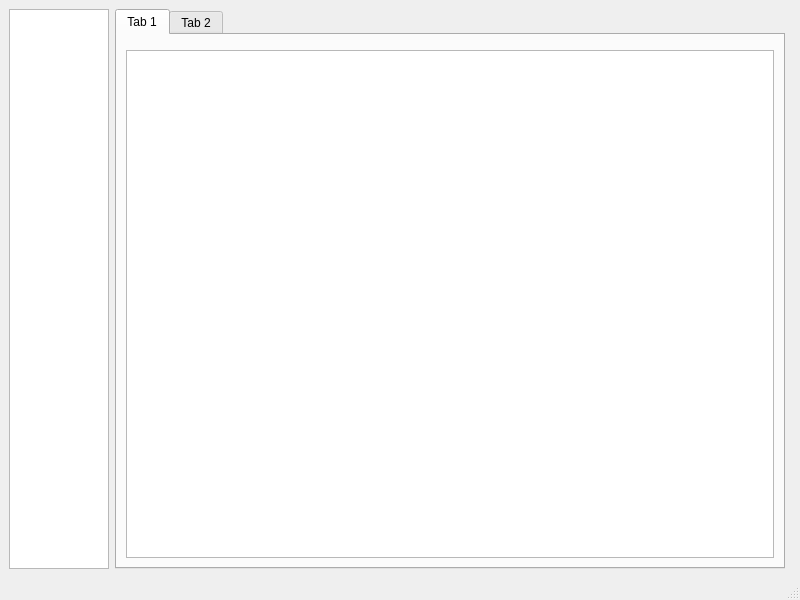
<?xml version="1.0" encoding="UTF-8"?>
<ui version="4.0">
 <class>MainWindow</class>
 <widget class="QMainWindow" name="MainWindow">
  <property name="geometry">
   <rect>
    <x>0</x>
    <y>0</y>
    <width>800</width>
    <height>600</height>
   </rect>
  </property>
  <property name="windowTitle">
   <string>MainWindow</string>
  </property>
  <widget class="QWidget" name="centralwidget">
   <layout class="QHBoxLayout" name="horizontalLayout">
    <item>
     <widget class="QTreeView" name="treeView">
      <property name="maximumSize">
       <size>
        <width>100</width>
        <height>16777215</height>
       </size>
      </property>
     </widget>
    </item>
    <item>
     <widget class="QTabWidget" name="tabWidget">
      <widget class="QWidget" name="tab">
       <attribute name="title">
        <string>Tab 1</string>
       </attribute>
       <layout class="QVBoxLayout" name="verticalLayout">
        <item>
         <widget class="QFrame" name="frame">
          <property name="frameShape">
           <enum>QFrame::StyledPanel</enum>
          </property>
          <property name="frameShadow">
           <enum>QFrame::Raised</enum>
          </property>
         </widget>
        </item>
        <item>
         <widget class="QTextEdit" name="textEdit"/>
        </item>
       </layout>
      </widget>
      <widget class="QWidget" name="tab_2">
       <attribute name="title">
        <string>Tab 2</string>
       </attribute>
      </widget>
     </widget>
    </item>
    <item>
     <widget class="QWidget" name="widget" native="true"/>
    </item>
   </layout>
  </widget>
  <widget class="QMenuBar" name="menubar">
   <property name="geometry">
    <rect>
     <x>0</x>
     <y>0</y>
     <width>800</width>
     <height>21</height>
    </rect>
   </property>
  </widget>
  <widget class="QStatusBar" name="statusbar"/>
 </widget>
 <resources/>
 <connections/>
</ui>
